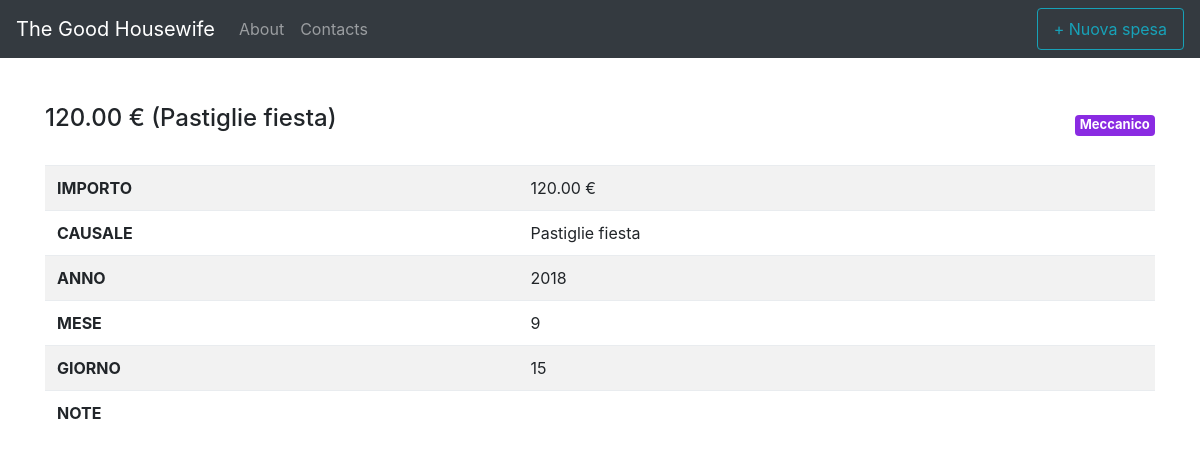
The page /spesa/4/ on the database its author committed.
### core/models.py (models this page shows, shortened)
class Spesa(models.Model):
    importo = models.DecimalField(max_digits=6, decimal_places=2)
    causale = models.CharField(max_length=100)
    data = models.DateTimeField(default=timezone.now)
    note = models.TextField(null=True, blank=True)
    tipo_spesa = models.ForeignKey('TipoSpesa', on_delete=models.CASCADE, null=True, blank=True)

class TipoSpesa(models.Model):
    nome = models.CharField(max_length=100)
    colore_badge = models.CharField(max_length=30)
    spesa_ordinaria = models.BooleanField(default=False)
    def __str__(self):
        return self.nome

### core/views.py (the view)
# urls.py: path('spesa/<int:pk>/', views.SpesaDetailView.as_view(), name='spesa_detail'),
class SpesaDetailView(DetailView):
    model = Spesa
    template_name = 'spesa_detail.html'

### templates/spesa_detail.html
{% extends 'base.html' %}
{% block content %}
<div class="container">
  <div class="row">
    <div class="col-md-12 pt-4">
      <div class="w-100 d-flex flex-row justify-content-between">
        <h4>{{ object.importo }} € ({{ spesa.causale }})</h4>
        {% if object.tipo_spesa %}
          <span class="badge spesa-badge mt-3" style="background: {{ spesa.tipo_spesa.colore_badge }};">{{ spesa.tipo_spesa }}</span>
        {% endif %}
      </div>
      <table class="table mt-4 table-striped">
        <tbody>
          <tr>
            <td><b>IMPORTO</b></td>
            <td>{{ object.importo }} €</td>
          </tr>
          <tr>
            <td><b>CAUSALE</b></td>
            <td>{{ object.causale }}</td>
          </tr>
          <tr>
            <td><b>ANNO</b></td>
            <td>{{ object.data.year }}</td>
          </tr>
          <tr>
            <td><b>MESE</b></td>
            <td>{{ object.data.month }}</td>
          </tr>
          <tr>
            <td><b>GIORNO</b></td>
            <td>{{ object.data.day }}</td>
          </tr>
          <tr>
            <td><b>NOTE</b></td>
            <td>{{ object.note }}</td>
        </tbody>
      </table>
    </div>
  </div>
</div>
{% endblock content %}

### static/css/base.css (style rules this page uses)
.spesa-badge { font-size: 13px; position: relative; bottom: 5px; color: #fff; }

### rows shown on the page
Spesa: importo "120.00", causale "Pastiglie fiesta", tipo_spesa "Meccanico", data.year "2018", data.month "9", data.day "15"
